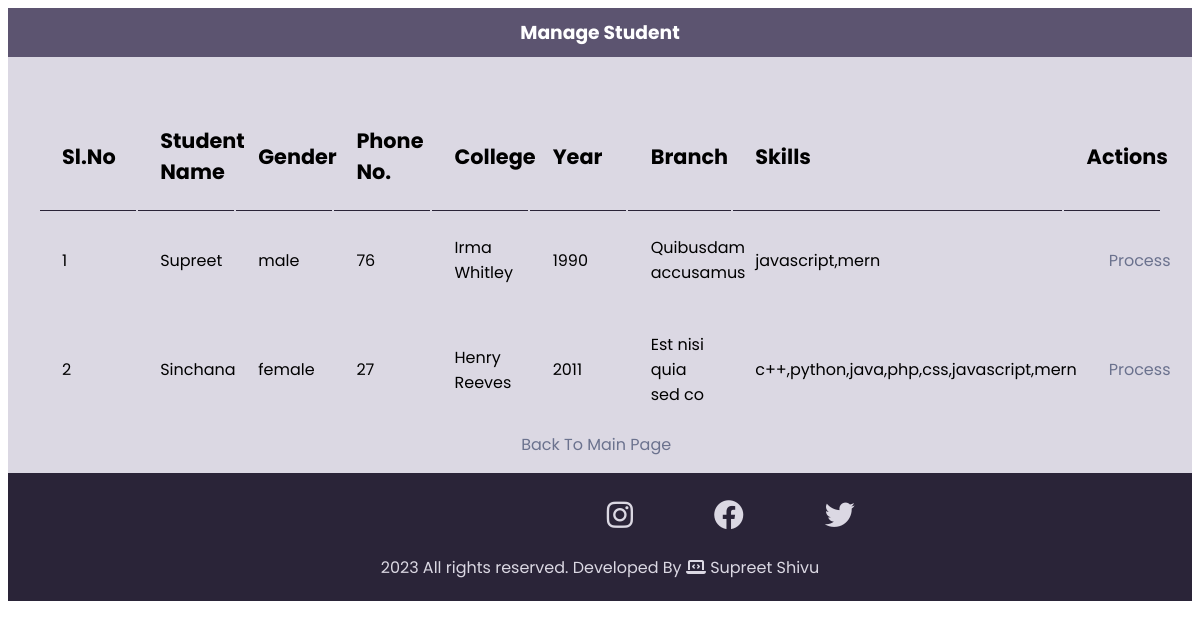
The app's page /manage-student.php with its own data.
### tables this page shows
CREATE TABLE `tbl_student` (
  `id` int(10) UNSIGNED NOT NULL,
  `student_name` varchar(255) NOT NULL,
  `gender` varchar(100) NOT NULL,
  `phone_no` int(100) NOT NULL,
  `college_name` varchar(255) NOT NULL,
  `year` int(50) NOT NULL,
  `branch` varchar(100) NOT NULL,
  `skills` varchar(255) NOT NULL,
  `status` varchar(200) NOT NULL
);

### manage-student.php (the view, shortened to what this page needs)
<?php include('config/constants.php');
?>
<html>
    <link rel="stylesheet" href="https://cdnjs.cloudflare.com/ajax/libs/font-awesome/6.2.1/css/all.min.css" />
    <link rel="stylesheet" href="css/admin.css">
<div class="main-content">
    <h3>Manage Student</h3>
    <div class="wrapper">
        <br>
        <form action="" method="POST">
            <table>
                <tr>
                    <th>Sl.No</th>
                    <th>Student Name</th>
                    <th>Gender</th>
                    <th>Phone No.</th>
                    <th>College</th>
                    <th>Year</th>
                    <th>Branch</th>
                    <th>Skills</th>
                    <th>Actions</th>
                </tr>
                <?php
                    $sql = "SELECT * FROM tbl_student";
                    $res = mysqli_query($conn,$sql);
                    if($res == true){
                        $count = mysqli_num_rows($res);
                        $sn=1;
                        if($count > 0){
                            while($rows = mysqli_fetch_assoc($res))
                            {
                                $id = $rows['id'];
                                $student_name = $rows['student_name'];
                                $gender = $rows['gender'];
                                $phone_no = $rows['phone_no'];
                                $college_name = $rows['college_name'];
                                $year = $rows['year'];
                                $branch = $rows['branch'];
                                $skills = $rows['skills'];
                                ?>
                                    <tr>
                                        <td><?php echo $sn++ ; ?></td>
                                        <td><?php echo $student_name ; ?></td>
                                        <td><?php echo $gender ; ?></td>
                                        <td><?php echo $phone_no ; ?></td>
                                        <td><?php echo $college_name ; ?></td>
                                        <td><?php echo $year ; ?></td>
                                        <td><?php echo $branch ?></td>
                                        <td><?php echo $skills ; ?></td>
                                        <td>
                                            <a href="individual.php?id=<?php echo $id ;?>">Process</a>
                                        </td>
                                    </tr>
                                <?php
                            }
                        }
                    }
                    else
                    {
                        echo "Not have any data in database";
                    }
                ?>
            </table>
            <a href="admin-panel.php" class="toggle">Back To Main Page</a>
        </form>
    </div>
            <footer>
            <div>
                <ul>
                    <a href="#"><li><i class="fa-brands fa-instagram"></i></li></a>
                    <a href="#"><li><i class="fa-brands fa-facebook"></i></li></a>
                    <a href="#"><li><i class="fa-brands fa-twitter"></i></li></a>
                </ul>
                <p class="text-center footer-text">2023 All rights reserved. Developed By <i class="fa-solid fa-laptop-code"></i> Supreet Shivu </a> </p>
            </div>
        </footer>
</div>
</html>

### css/admin.css (style rules this page uses)
.main-content { font-family: 'Poppins', sans-serif; box-sizing: border-box; border-style: none; background-color:#DBD8E3; max-width: 100vw; }
h3 { text-align: center; background-color: #5C5470; color: white; max-width: 100vw; left: 0; padding: 10px 0; }
.wrapper { width: 95%; margin: 0 auto; }
table tr th { width: 8%; padding: 2%; text-align: left; font-size: 1.3rem; border-bottom: 1px solid #2A2438; }
td { font-size: 1rem; width: 8%; padding: 2%; text-align: left; margin: 20px; }
footer { background-color: #2A2438; color: #DBD8E3; margin-bottom: 0; text-align: center; padding: 5px 0px ; max-width: 100vw; margin-left: 0; }
i { color: #DBD8E3; }
div ul { display: flex; flex-direction: row; padding: 0 45%; }
div ul li { text-align: center; list-style-type: none; font-size: 30px; }
.fa-brands { padding: 4% 15px; }
a { margin-left: 43%; text-align: center; text-decoration: none; color: #6B728E; }

### records on screen
tbl_student: student_name "Supreet", gender "male", phone_no "76", college_name "Irma Whitley", year "1990", branch "Quibusdam accusamus", skills "javascript,mern"
tbl_student: student_name "Sinchana", gender "female", phone_no "27", college_name "Henry Reeves", year "2011", branch "Est nisi quia sed co", skills "c++,python,java,php,css,javascript,mern"
